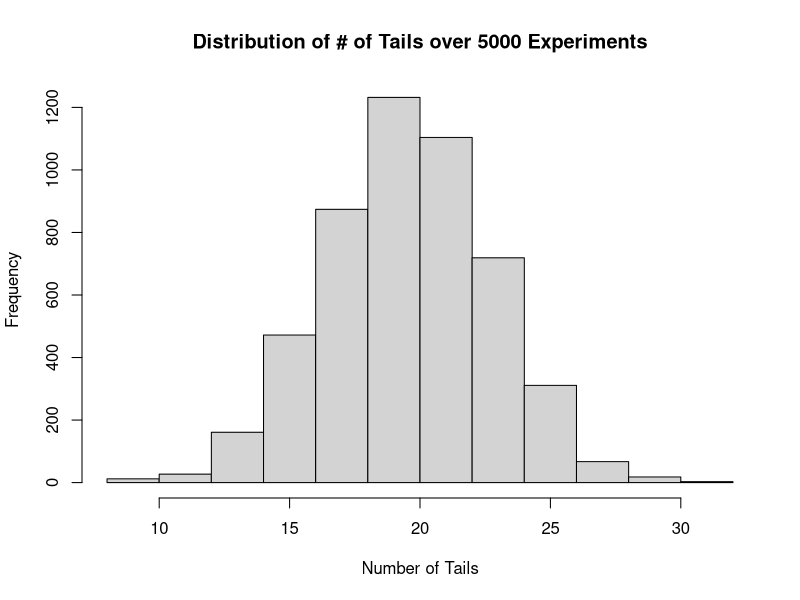
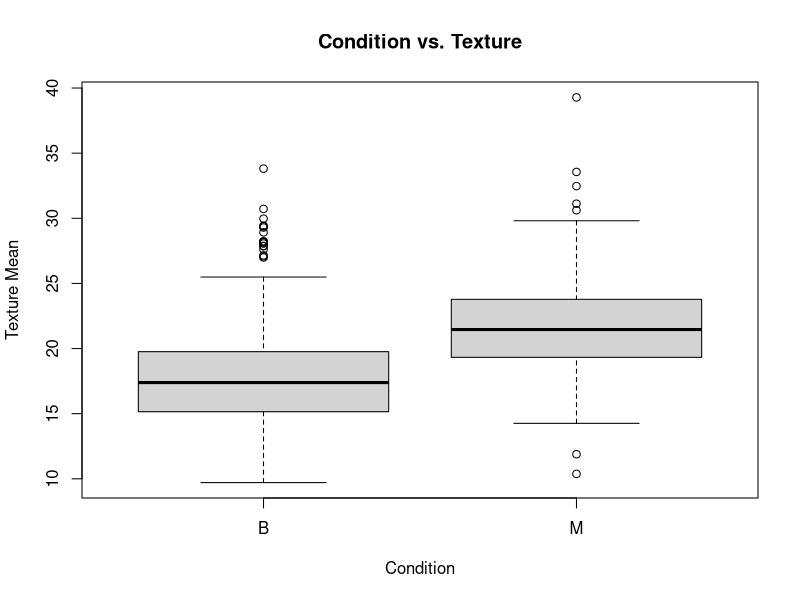
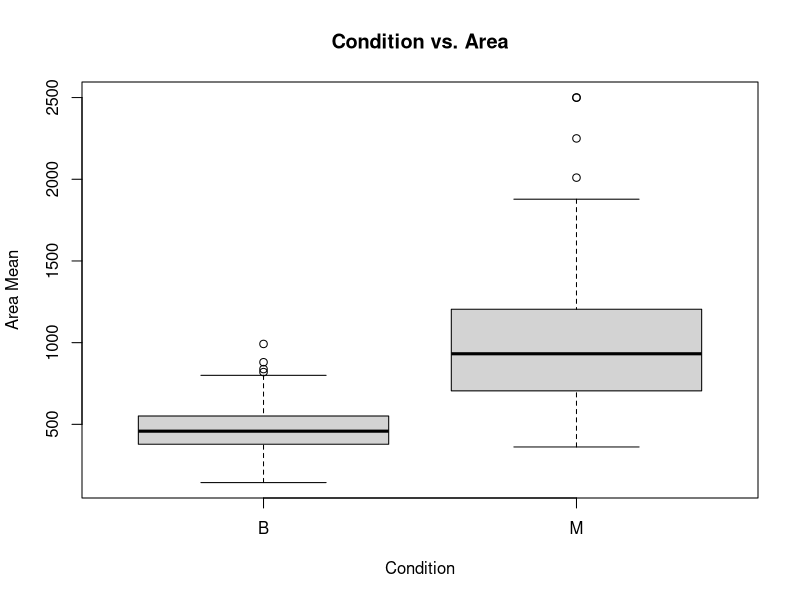
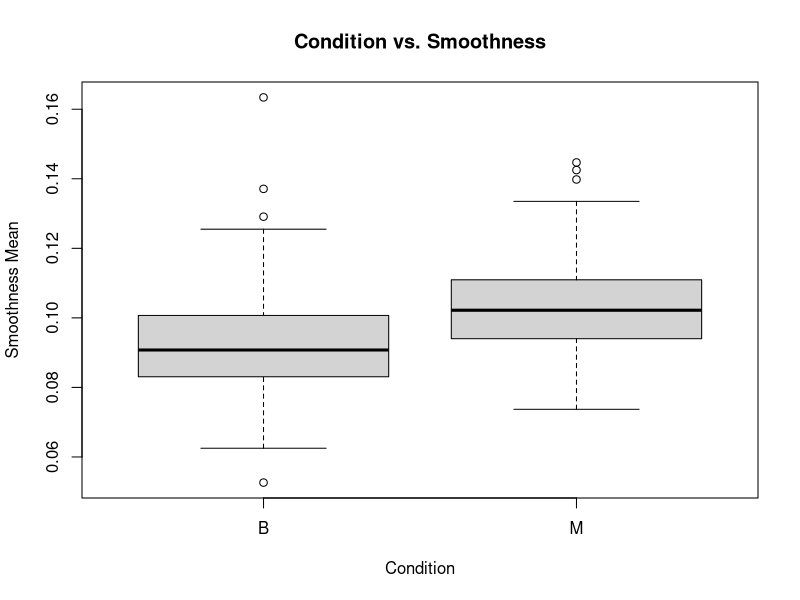
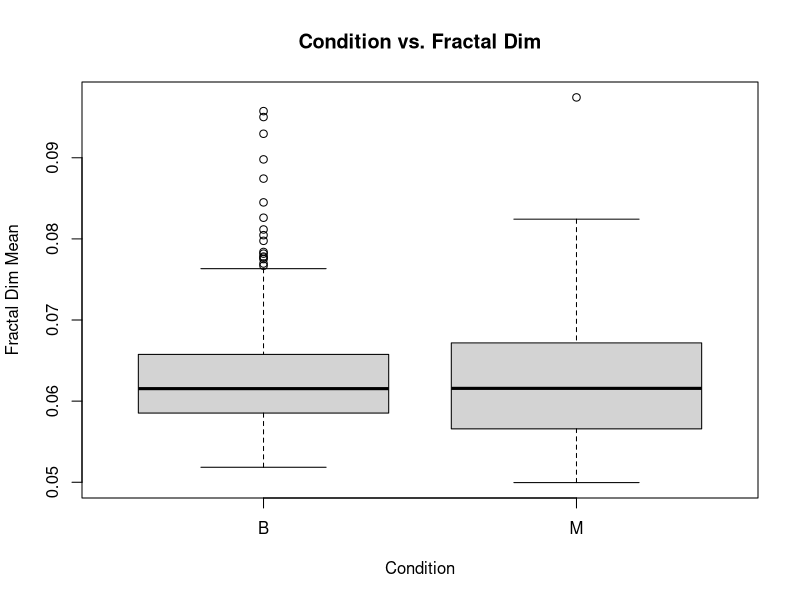

Source code (R) for these figures, in order:
## BCH 339N Problem Set 1

## Q1 -3pt
## Write a function that will simulate the number of tails in a series of coin tosses.
## The input to the function is the number of coin tosses
## The output should be a single number equivalent to the number of tails in the series

number_of_tails = function (coin_tosses) {
  num_tails <- sample(c(0,1), replace = TRUE, size = coin_tosses, prob = c(0.5, 0.5))
  return (sum(num_tails))
}

## Q2 -3pt
## Using the function you wrote in Q2, generate 5000 experiments each with 40 coin tosses
## Plot the distribution of the outputs as a histogram
store <- c()
for (i in 1:5000)
  store[i] <- number_of_tails(40)
hist(store, main = "Distribution of # of Tails over 5000 Experiments", 
     xlab = "Number of Tails")


## Q3 -3pt
## Values and objects have different data types in R
## You are given two DNA sequences of equal length
## find out how many bases are different between the two

diff_bases = function(seq1, seq2) {
  s1 = unlist(strsplit(seq1, split = ""))
  s2 = unlist(strsplit(seq2, split = ""))
  n = length(s1)
  diff_count = 0
  for (i in 1:n){
    if (s1[i] != s2[i]){
      diff_count = diff_count + 1
    } 
  }
  return(diff_count)
}

## Q4 -3pt
## A purine to purine or a pyrimidine to pyrimidine change is called a transition
## Transversion is a change from a pyrimidine to a purine or vice versa.
## As in Q3, you are given two DNA sequences of equal length
## Write a function that will output the ratio of transversions to transitions

transversion_transition_ratio = function (dna1, dna2) {
  dna1 = toupper(dna1)
  dna2 = toupper(dna2)
  purine = c("A", "G")
  pyrimidine = c("C", "T")
  s1 = unlist(strsplit(dna1, split = ""))
  s2 = unlist(strsplit(dna2, split = ""))
  n = length(s1)
  transitions = 0
  transversions = 0
  for (i in 1:n){
    if ((s1[i] != s2[i]) & (s1[i] %in% purine) & (s2[i] %in% purine)) {
      transitions = transitions + 1
    } else if ((s1[i] != s2[i]) & (s1[i] %in% pyrimidine) & (s2[i] %in% pyrimidine)){
      transitions = transitions + 1
    } else if ((s1[i] == s2[i])){
      next
    } else {
      transversions = transversions + 1
    }
  }
  output = paste(transversions, transitions, sep = ":" )
  return(output)
}


## Q5 -3pt
## You are given a matrix of unknown dimensions.
## Write a function that will replace all zeros in the matrix with 1s.

## Example solution
replace_zeros = function(matrix) {
  num_rows = dim(matrix)[1]
  num_cols = dim(matrix)[2]
  for (row in 1:num_rows){
    for (col in 1:num_cols){
      if (matrix[row,col] == 0){
        matrix[row,col] = 1
      }
    }
  }
  return(matrix)
}

## Q6 -3pt
## Download the dslabs package (https://cran.r-project.org/web/packages/dslabs/index.html)
## execute "data(brca)" to load the BRCA data into your session
## execute "str(brca)
## Write a few sentence to describe what the output means in your own words as a comment

## Example solution
#install.packages("dslabs")
library(dslabs)
data(brca)
str(brca)
## answer: The str() function details the structure of the variable and outputs the data [from brca] in 
##        a more compact and readable format. The first line indicates the number of rows and columns,
##        and previews the first 5 entries of the first column. The second line tells us that the data
##        contains 2 different lists. The third and fourth lines are the row-names and column-names,
##        respectively. The fifth line gives details on the second list, that contains two types of 
##        values: "B" and "M". 

## Q7 -3pt
## This is an open ended question so many answers are possible.
## Look at the help page related to brca using "?brca"
## Explore the relationship between biopsy features and whether the tissue is malignant or benign
## Your answer will receive full points as long as it has at least one plot.

# Example solution
?brca
## answer: The list "x" contains 30 different columns/variables that are used to predict whether a person 
##        has breast tissue contains malignant or benign cancer. Based on the mean texture, malignant
##        tissue has an average texture rating higher than benign tissue. Likewise, malignant tissue
##        has a larger average mean than benign tissue. Malignant tissue also tend to be more smooth, 
##        on average, compared to benign tissue, though there is significantly more overlap than the
##        previous two variables. There is no distinct difference between the malignant and benign
##        tissue in terms of fractal dim, where there exists significant overlap in values that it 
##        would not be an accurate predictor variable on its own. 

store = data.frame(condition = brca$y, texture_mean = brca$x[,"texture_mean"], 
                   area_mean = brca$x[,"area_mean"], smoothness_mean = brca$x[,"smoothness_mean"],
                   fractal_dim_mean = brca$x[,"fractal_dim_mean"])
plot(store[,"condition"], store[,"texture_mean"], main = "Condition vs. Texture", 
     xlab = "Condition", ylab = "Texture Mean")
plot(store[,"condition"], store[,"area_mean"], main = "Condition vs. Area", 
     xlab = "Condition", ylab = "Area Mean")
plot(store[,"condition"], store[,"smoothness_mean"], main = "Condition vs. Smoothness", 
     xlab = "Condition", ylab = "Smoothness Mean")
plot(store[,"condition"], store[,"fractal_dim_mean"], main = "Condition vs. Fractal Dim", 
     xlab = "Condition", ylab = "Fractal Dim Mean")
